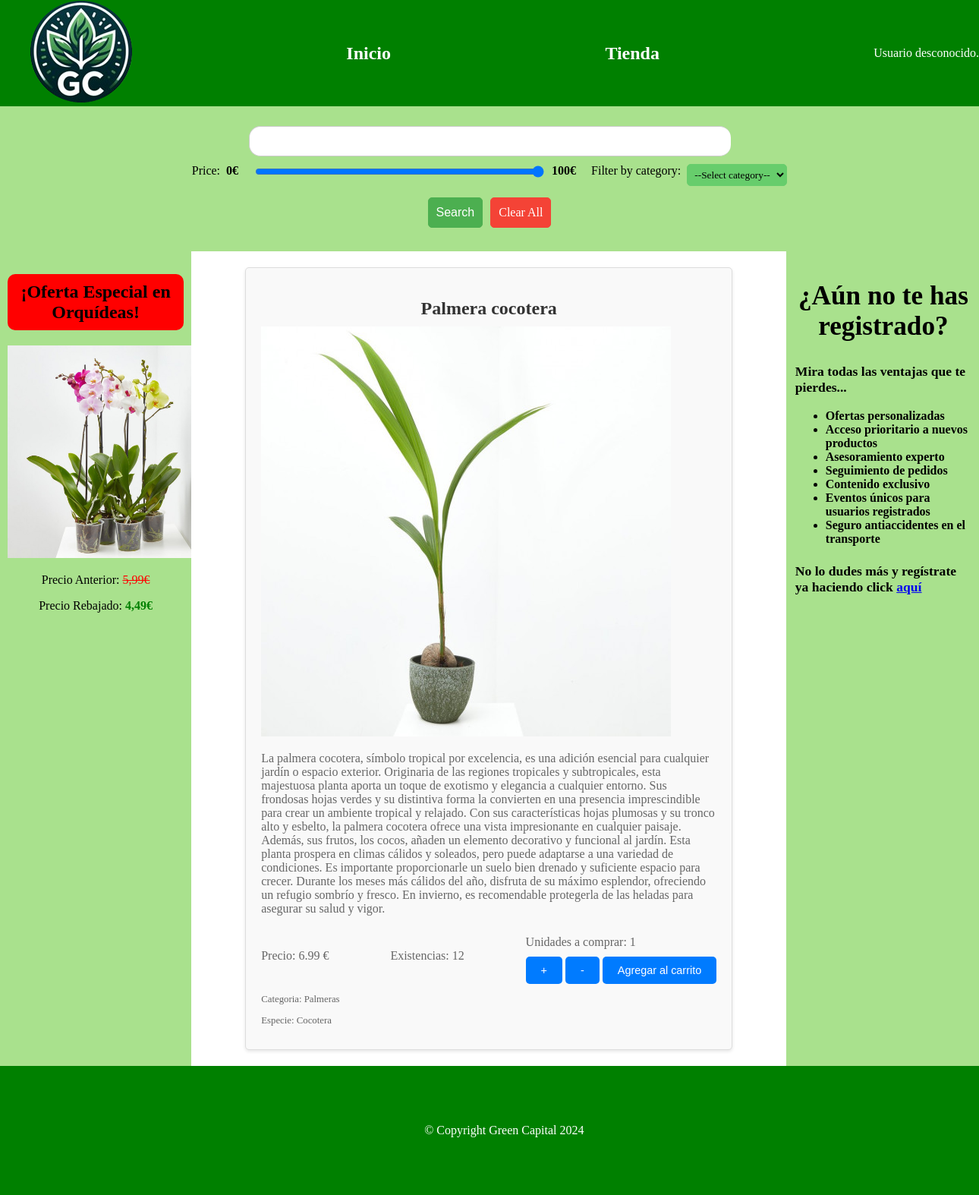
Screenshot of /Practica3/detalles.php?prod=001 with the database file from the repository.
### tables this page shows
CREATE TABLE `productos` (
  `Nombre` varchar(30) NOT NULL,
  `Id` varchar(3) NOT NULL PRIMARY KEY,
  `Resumen` text NOT NULL,
  `Descripcion` text NOT NULL,
  `Precio` decimal(4,2) NOT NULL,
  `Categoria` varchar(15) NOT NULL,
  `Existencias` int(2) NOT NULL,
  `Especie` varchar(30) NOT NULL,
  `Imagen` varchar(100) NOT NULL,
  `DniVendedor`varchar(9) NOT NULL,
  FOREIGN KEY (`DniVendedor`) REFERENCES usuarios(`DNI`)
);

### Practica3/productosDAO.php (called while the page is built, shortened)
<?php
class Producto{
    public static function search($id){
        $conn = Aplicacion::getInstance()->getConexionBD();
        $query = sprintf("SELECT * FROM productos WHERE Id = '$id'");
        $rs = $conn->query($query);
        if ($rs->num_rows > 0) {
            $row = $rs->fetch_assoc();
            $prod = new Producto($row['Nombre'], $row['Id'], $row['Resumen'], $row['Descripcion'], $row['Precio'], $row['Categoria'], $row['Existencias'], $row['Especie'], $row['Imagen']);
            return $prod;
        }
        else  error_log("Error BD ({$conn->errno}): {$conn->error}");
        return false;
    }
}
?>

### Practica3/includes/vistas/helpers/detalles.php (the view)
<?php
function builtDetails($nombre, $id, $descripcion, $precio, $categoria, $existencias, $especie, $imagen) {
    $detalles = <<<EOS
    <div class='detalles'>
    <h1 class='titulo-tienda'>$nombre</h1>
    <img src='$imagen' alt='$nombre'>
    <p><strong></strong> $descripcion</p>
    <div class='linea-botón'>
        <p class='precio-existencias'><strong></strong> Precio: $precio €</p>
        <p class='precio-existencias'><strong></strong> Existencias: $existencias</p>
        <form id="form-cantidad" action="procesarAgregarCarrito.php" method="post">
            <input type="hidden" name="prodId" value=$id>
            <input type="hidden" name="precioProducto" value="$precio">
            <p>Unidades a comprar: <span id="unidades-comprar">1</span></p>
            <input type="hidden" id="cantidad" name="cantidad" value="1">
            <button type="button" id="btn-sumar">+</button>
            <button type="button" id="btn-restar">-</button>
            <button type="submit" id="btn-add-articulo">Agregar al carrito</button>
        </form>
    </div>
    <p class='categoria-especie'><strong></strong> Categoria: $categoria</p>
    <p class='categoria-especie'><strong></strong> Especie: $especie</p>
    </div>
    EOS;
    return $detalles;
}
?>

### Practica3/css/estilo.css (style rules this page uses)
body { margin: 0; width:100%; background-color: #a9e18d; }
.titulo-tienda { font-family: 'Pacifico', cursive; font-size: 2.2em; text-align: center; color: green; }
button, a.boton { border: 1px solid black; font-size: 0.9em; font-family: Arial; font-weight: 400; }
.detalles { max-width: 600px; margin: 0 auto; padding: 20px; background-color: #f9f9f9; border: 1px solid #ddd; border-radius: 5px; box-shadow: 0 2px 4px rgba(0, 0, 0, 0.1); }
.titulo-tienda { font-size: 24px; color: #333; margin-bottom: 10px; }
.detalles img { max-width: 100%; height: auto; display: block; margin-bottom: 20px; }
.detalles .linea-botón { display: flex; align-items: center; justify-content: space-between; }
.detalles .precio-existencias { font-size: 1em; color: #666; }
.detalles .categoria-especie { font-size: 0.8em; color: #666; }
.detalles p { font-size: 16px; color: #666; margin-bottom: 10px; }
.detalles button { background-color: #007bff; color: #fff; border: none; padding: 10px 20px; border-radius: 5px; cursor: pointer; transition: background-color 0.3s ease; }

### rows the page displays
productos: Nombre "Palmera cocotera", Imagen (picture), Descripcion "La palmera cocotera, símbolo tropical por excelencia, es una adición esencial para cualquier jardín o espacio exterior. Originaria de las regiones tropicales y subtropicales, esta majestuosa planta aporta un toque de exotismo y elegancia a cualquier entorno. Sus frondosas hojas verdes y su distintiva forma la convierten en una presencia imprescindible para crear un ambiente tropical y relajado. Con sus características hojas plumosas y su tronco alto y esbelto, la palmera cocotera ofrece una vista impresionante en cualquier paisaje. Además, sus frutos, los cocos, añaden un elemento decorativo y funcional al jardín. Esta planta prospera en climas cálidos y soleados, pero puede adaptarse a una…", Precio "6.99", Existencias "12", Categoria "Palmeras", Especie "Cocotera"
